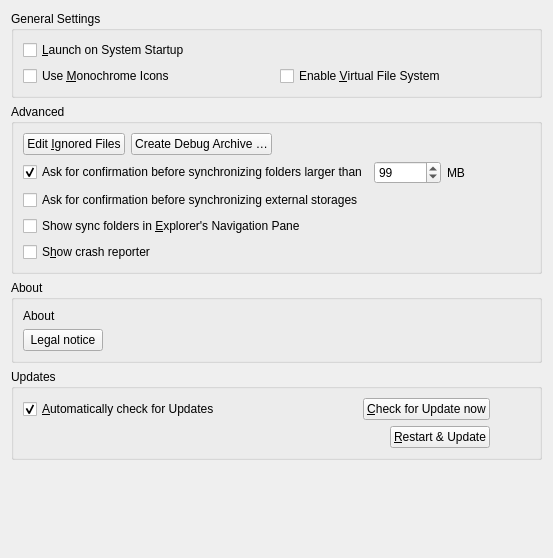
<?xml version="1.0" encoding="UTF-8"?>
<ui version="4.0">
 <class>OCC::GeneralSettings</class>
 <widget class="QWidget" name="OCC::GeneralSettings">
  <property name="geometry">
   <rect>
    <x>0</x>
    <y>0</y>
    <width>553</width>
    <height>558</height>
   </rect>
  </property>
  <property name="windowTitle">
   <string notr="true">Form</string>
  </property>
  <layout class="QGridLayout" name="gridLayout_3">
   <item row="2" column="0">
    <widget class="QGroupBox" name="aboutGroupBox">
     <property name="title">
      <string>About</string>
     </property>
     <layout class="QVBoxLayout" name="verticalLayout_3">
      <item>
       <widget class="QLabel" name="aboutLabel">
        <property name="sizePolicy">
         <sizepolicy hsizetype="Preferred" vsizetype="Minimum">
          <horstretch>0</horstretch>
          <verstretch>0</verstretch>
         </sizepolicy>
        </property>
        <property name="text">
         <string>About</string>
        </property>
       </widget>
      </item>
      <item>
       <layout class="QHBoxLayout" name="horizontalLayout_6">
        <item>
         <widget class="QPushButton" name="legalNoticeButton">
          <property name="text">
           <string>Legal notice</string>
          </property>
         </widget>
        </item>
        <item>
         <spacer name="horizontalSpacer_2">
          <property name="orientation">
           <enum>Qt::Horizontal</enum>
          </property>
          <property name="sizeHint" stdset="0">
           <size>
            <width>40</width>
            <height>20</height>
           </size>
          </property>
         </spacer>
        </item>
       </layout>
      </item>
     </layout>
    </widget>
   </item>
   <item row="0" column="0">
    <widget class="QGroupBox" name="generalGroupBox">
     <property name="title">
      <string>General Settings</string>
     </property>
     <layout class="QGridLayout" name="gridLayout_2">
      <item row="0" column="0">
       <widget class="QCheckBox" name="autostartCheckBox">
        <property name="text">
         <string>&amp;Launch on System Startup</string>
        </property>
       </widget>
      </item>
      <item row="2" column="0">
       <widget class="QCheckBox" name="monoIconsCheckBox">
        <property name="toolTip">
         <string>For System Tray</string>
        </property>
        <property name="text">
         <string>Use &amp;Monochrome Icons</string>
        </property>
       </widget>
      </item>
      <item row="2" column="1">
       <widget class="QCheckBox" name="virtualFileSystemCheckbox">
        <property name="text">
         <string>Enable &amp;Virtual File System</string>
        </property>
        <property name="hidden" stdset="0">
         <bool>true</bool>
        </property>
       </widget>
      </item>
      <item row="0" column="1">
       <widget class="QCheckBox" name="serverNotificationsCheckBox">
        <property name="text">
         <string>Show Server &amp;Notifications</string>
        </property>
       </widget>
        <widget class="QCheckBox" name="virtualFileSystemCheckbox">
          <property name="text">
            <string>Enable &amp;Virtual File System</string>
          </property>
          <property name="hidden">
            <bool>true</bool>
          </property>
        </widget>        
      </item>
     </layout>
    </widget>
   </item>
   <item row="3" column="0">
    <widget class="QGroupBox" name="updatesGroupBox">
     <property name="title">
      <string>Updates</string>
     </property>
     <layout class="QGridLayout" name="gridLayout_4">
      <item row="0" column="0">
       <layout class="QHBoxLayout" name="horizontalLayout_11">
        <item>
         <widget class="QCheckBox" name="autoCheckForUpdatesCheckBox">
          <property name="text">
           <string>&amp;Automatically check for Updates</string>
          </property>
          <property name="checked">
           <bool>true</bool>
          </property>
         </widget>
        </item>
        <item>
         <widget class="QPushButton" name="updateButton">
          <property name="sizePolicy">
           <sizepolicy hsizetype="Maximum" vsizetype="Fixed">
            <horstretch>0</horstretch>
            <verstretch>0</verstretch>
           </sizepolicy>
          </property>
          <property name="text">
           <string>&amp;Check for Update now</string>
          </property>
         </widget>
        </item>
        <item>
         <spacer name="horizontalSpacer_5">
          <property name="orientation">
           <enum>Qt::Horizontal</enum>
          </property>
          <property name="sizeType">
           <enum>QSizePolicy::Preferred</enum>
          </property>
          <property name="sizeHint" stdset="0">
           <size>
            <width>40</width>
            <height>20</height>
           </size>
          </property>
         </spacer>
        </item>
       </layout>
      </item>
      <item row="1" column="0">
       <layout class="QHBoxLayout" name="horizontalLayout_2">
        <item>
         <widget class="QLabel" name="updateStateLabel">
          <property name="text">
           <string/>
          </property>
          <property name="wordWrap">
           <bool>true</bool>
          </property>
          <property name="openExternalLinks">
           <bool>true</bool>
          </property>
         </widget>
        </item>
        <item>
         <widget class="QPushButton" name="restartButton">
          <property name="sizePolicy">
           <sizepolicy hsizetype="Maximum" vsizetype="Fixed">
            <horstretch>0</horstretch>
            <verstretch>0</verstretch>
           </sizepolicy>
          </property>
          <property name="text">
           <string>&amp;Restart &amp;&amp; Update</string>
          </property>
         </widget>
        </item>
        <item>
         <spacer name="horizontalSpacer">
          <property name="orientation">
           <enum>Qt::Horizontal</enum>
          </property>
          <property name="sizeType">
           <enum>QSizePolicy::Preferred</enum>
          </property>
          <property name="sizeHint" stdset="0">
           <size>
            <width>40</width>
            <height>20</height>
           </size>
          </property>
         </spacer>
        </item>
       </layout>
      </item>
     </layout>
    </widget>
   </item>
   <item row="4" column="0">
    <spacer name="verticalSpacer">
     <property name="orientation">
      <enum>Qt::Vertical</enum>
     </property>
     <property name="sizeHint" stdset="0">
      <size>
       <width>20</width>
       <height>0</height>
      </size>
     </property>
    </spacer>
   </item>
   <item row="1" column="0">
    <widget class="QGroupBox" name="groupBox">
     <property name="title">
      <string>Advanced</string>
     </property>
     <layout class="QVBoxLayout" name="verticalLayout">
      <item>
       <layout class="QHBoxLayout" name="horizontalLayout_4">
        <item>
         <widget class="QPushButton" name="ignoredFilesButton">
          <property name="text">
           <string>Edit &amp;Ignored Files</string>
          </property>
         </widget>
        </item>
        <item>
         <widget class="QPushButton" name="debugArchiveButton">
          <property name="text">
           <string>Create Debug Archive …</string>
          </property>
         </widget>
        </item>
        <item>
         <spacer name="horizontalSpacer_4">
          <property name="orientation">
           <enum>Qt::Horizontal</enum>
          </property>
          <property name="sizeHint" stdset="0">
           <size>
            <width>555</width>
            <height>20</height>
           </size>
          </property>
         </spacer>
        </item>
       </layout>
      </item>
      <item>
       <layout class="QHBoxLayout" name="horizontalLayout_3">
        <item>
         <widget class="QCheckBox" name="newFolderLimitCheckBox">
          <property name="text">
           <string>Ask for confirmation before synchronizing folders larger than</string>
          </property>
          <property name="checked">
           <bool>true</bool>
          </property>
         </widget>
        </item>
        <item>
         <widget class="QSpinBox" name="newFolderLimitSpinBox">
          <property name="maximum">
           <number>999999</number>
          </property>
          <property name="value">
           <number>99</number>
          </property>
         </widget>
        </item>
        <item>
         <widget class="QLabel" name="label">
          <property name="text">
           <string extracomment="Trailing part of &quot;Ask confirmation before syncing folder larger than&quot; ">MB</string>
          </property>
         </widget>
        </item>
        <item>
         <spacer name="horizontalSpacer_3">
          <property name="orientation">
           <enum>Qt::Horizontal</enum>
          </property>
          <property name="sizeHint" stdset="0">
           <size>
            <width>40</width>
            <height>20</height>
           </size>
          </property>
         </spacer>
        </item>
       </layout>
      </item>
      <item>
       <layout class="QHBoxLayout" name="horizontalLayout_8">
        <item>
         <widget class="QCheckBox" name="newExternalStorage">
          <property name="text">
           <string>Ask for confirmation before synchronizing external storages</string>
          </property>
         </widget>
        </item>
       </layout>
      </item>
      <item>
       <layout class="QHBoxLayout" name="horizontalLayout_10">
        <item>
         <widget class="QCheckBox" name="showInExplorerNavigationPaneCheckBox">
          <property name="text">
           <string>Show sync folders in &amp;Explorer's Navigation Pane</string>
          </property>
         </widget>
        </item>
       </layout>
      </item>
      <item>
       <layout class="QHBoxLayout" name="horizontalLayout_9">
        <item>
         <widget class="QCheckBox" name="crashreporterCheckBox">
          <property name="sizePolicy">
           <sizepolicy hsizetype="MinimumExpanding" vsizetype="Fixed">
            <horstretch>0</horstretch>
            <verstretch>0</verstretch>
           </sizepolicy>
          </property>
          <property name="text">
           <string>S&amp;how crash reporter</string>
          </property>
         </widget>
        </item>
       </layout>
      </item>
     </layout>
    </widget>
   </item>
  </layout>
 </widget>
 <tabstops>
  <tabstop>autostartCheckBox</tabstop>
  <tabstop>serverNotificationsCheckBox</tabstop>
  <tabstop>virtualFileSystemCheckbox</tabstop>
  <tabstop>monoIconsCheckBox</tabstop>
  <tabstop>ignoredFilesButton</tabstop>
  <tabstop>newFolderLimitCheckBox</tabstop>
  <tabstop>newFolderLimitSpinBox</tabstop>
  <tabstop>crashreporterCheckBox</tabstop>
  <tabstop>autoCheckForUpdatesCheckBox</tabstop>
  <tabstop>updateButton</tabstop>
  <tabstop>restartButton</tabstop>
 </tabstops>
 <resources/>
 <connections>
  <connection>
   <sender>newFolderLimitCheckBox</sender>
   <signal>toggled(bool)</signal>
   <receiver>newFolderLimitSpinBox</receiver>
   <slot>setEnabled(bool)</slot>
   <hints>
    <hint type="sourcelabel">
     <x>247</x>
     <y>188</y>
    </hint>
    <hint type="destinationlabel">
     <x>497</x>
     <y>190</y>
    </hint>
   </hints>
  </connection>
 </connections>
</ui>
